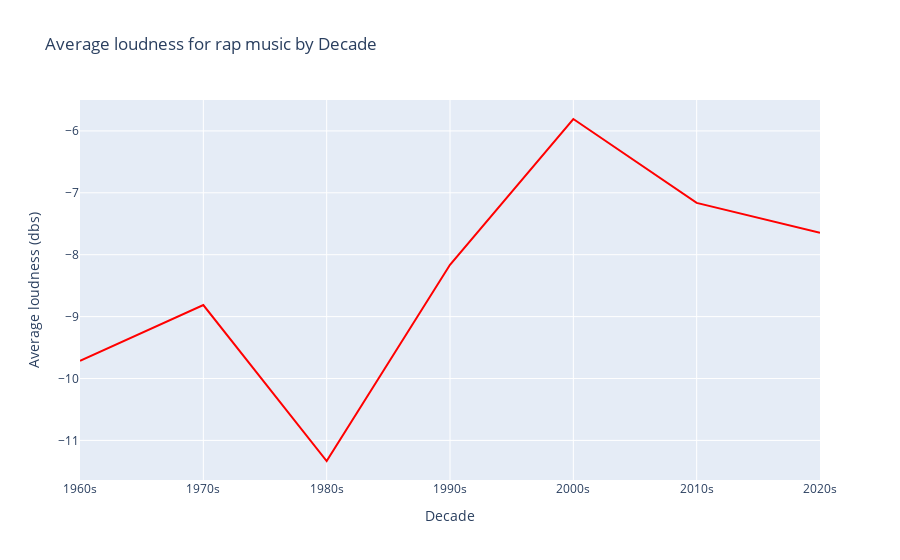

Notebook cell for this chart:
### Code cell
#Are songs getting Louder? 
# -7 is louder than -10, meaning songs are at an all time high in loudness 
def plot_genre_loudness(genre):
    if genre == 'all':
        selected_data = big_df
        selected_data = selected_data.groupby('decade').mean(numeric_only=True)
    else:
        selected_data = big_df[big_df['main_genre'] == genre]
        selected_data = selected_data.groupby('decade').mean(numeric_only=True)
    fig = go.Figure(data=go.Scatter(x=selected_data.index, y=selected_data['loudness'], mode='lines'))
    fig.update_traces(line_color='red')
    fig.update_layout(title=f'Average loudness for {genre} music by Decade', xaxis_title='Decade', yaxis_title='Average loudness (dbs)')
    fig.show()
plot_genre_loudness('rap')

### Figure 1 — Plotly figure (JSON) as saved in the notebook; plotly's stock layout.template omitted (floating-point values rounded to 4 significant figures)
{"data": [{"line": {"color": "red"}, "mode": "lines", "type": "scatter", "x": ["1960s", "1970s", "1980s", "1990s", "2000s", "2010s", "2020s"], "y": [-9.715, -8.814, -11.33, -8.163, -5.807, -7.163, -7.645]}], "layout": {"autosize": true, "title": {"text": "Average loudness for rap music by Decade"}, "xaxis": {"autorange": true, "range": [0, 6], "title": {"text": "Decade"}, "type": "category"}, "yaxis": {"autorange": true, "range": [-11.64, -5.5], "title": {"text": "Average loudness (dbs)"}, "type": "linear"}}}
